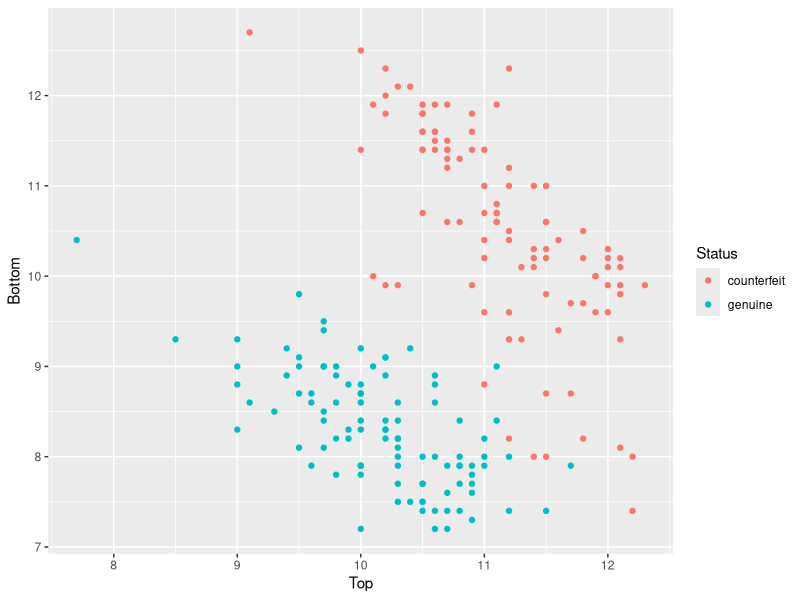

Source code (R):
## ---- chunk 1
knitr::opts_chunk$set(echo = FALSE)
## ---- chunk 2
library(magrittr)
library(mclust)
library(ggplot2)
data(banknote, package = "mclust")
data(banknote)
banknote %>% ggplot(aes(x=Top, y=Bottom, color=Status))+geom_point()
